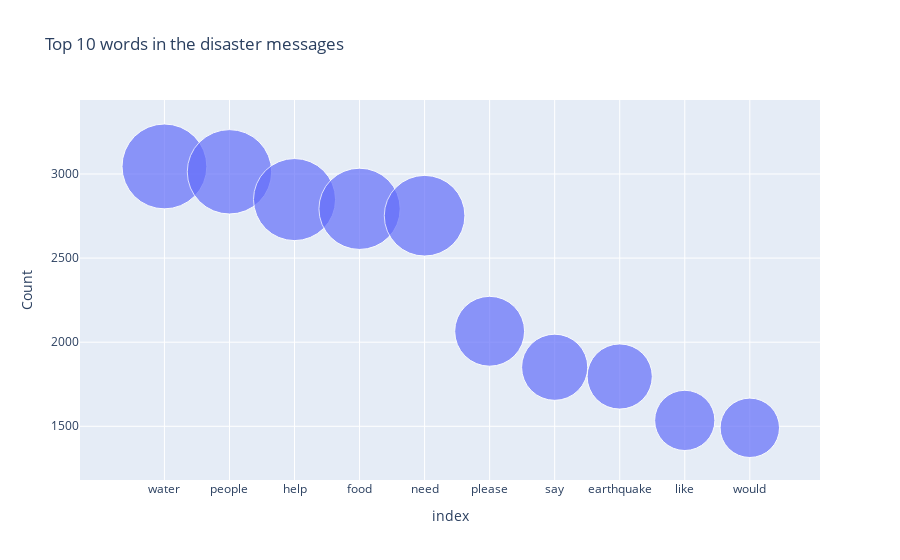

This figure's notebook cell:
### Code cell
# visualize the top 10 words with bubble chart
fig = px.scatter(top_10_words, x=top_10_words.index, y=top_10_words.values,
                    size=top_10_words.values, size_max=60,
                    labels={'x': 'Word', 'y': 'Count'},
                    title='Top 10 words in the disaster messages')
fig.show()

### Figure 1 — Plotly figure (JSON) as saved in the notebook; plotly's stock layout.template omitted (floating-point values rounded to 4 significant figures)
{"data": [{"hovertemplate": "index=%{x}<br>Count=%{y}<br>size=%{marker.size}<extra></extra>", "legendgroup": "", "marker": {"color": "#636efa", "size": [3045, 3013, 2848, 2793, 2752, 2065, 1851, 1796, 1535, 1491], "sizemode": "area", "sizeref": 0.8458, "symbol": "circle"}, "mode": "markers", "name": "", "orientation": "v", "showlegend": false, "type": "scatter", "x": ["water", "people", "help", "food", "need", "please", "say", "earthquake", "like", "would"], "xaxis": "x", "y": [3045, 3013, 2848, 2793, 2752, 2065, 1851, 1796, 1535, 1491], "yaxis": "y"}], "layout": {"legend": {"itemsizing": "constant", "tracegroupgap": 0}, "title": {"text": "Top 10 words in the disaster messages"}, "xaxis": {"anchor": "y", "domain": [0, 1], "title": {"text": "index"}}, "yaxis": {"anchor": "x", "domain": [0, 1], "title": {"text": "Count"}}}}
